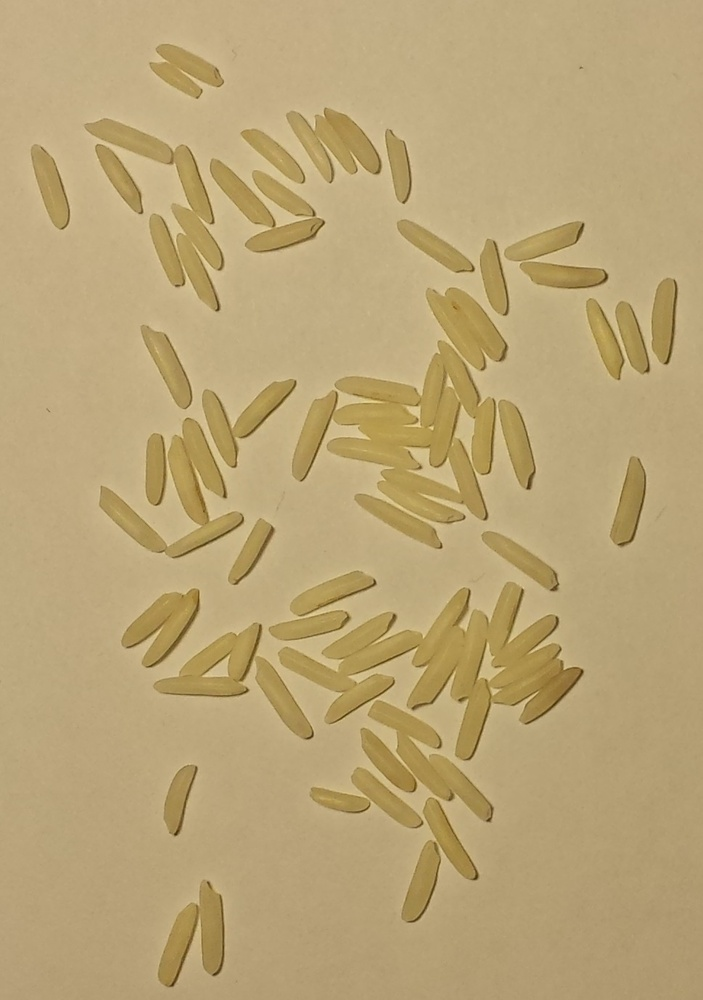
#> input picture w15.jpg, 703 x 1000 px, shrunk from 969 x 1379 before the run, given in place of rice1.jpg, which was not available
$ python ricent.py w15.jpg
#> lines starting #> are read from the running program, lines starting #| are printed output that depends on the picture; after the words box and inside, x2 and y2 are one past the last pixel; in counts of white or black regions, pixels touching at a corner belong together; pictures that were not available may be replaced by others from this repository, and a replacement may not be noted
import cv2
import numpy
import sys

#filename = sys.argv[1]
I = cv2.imread('rice1.jpg', 0)
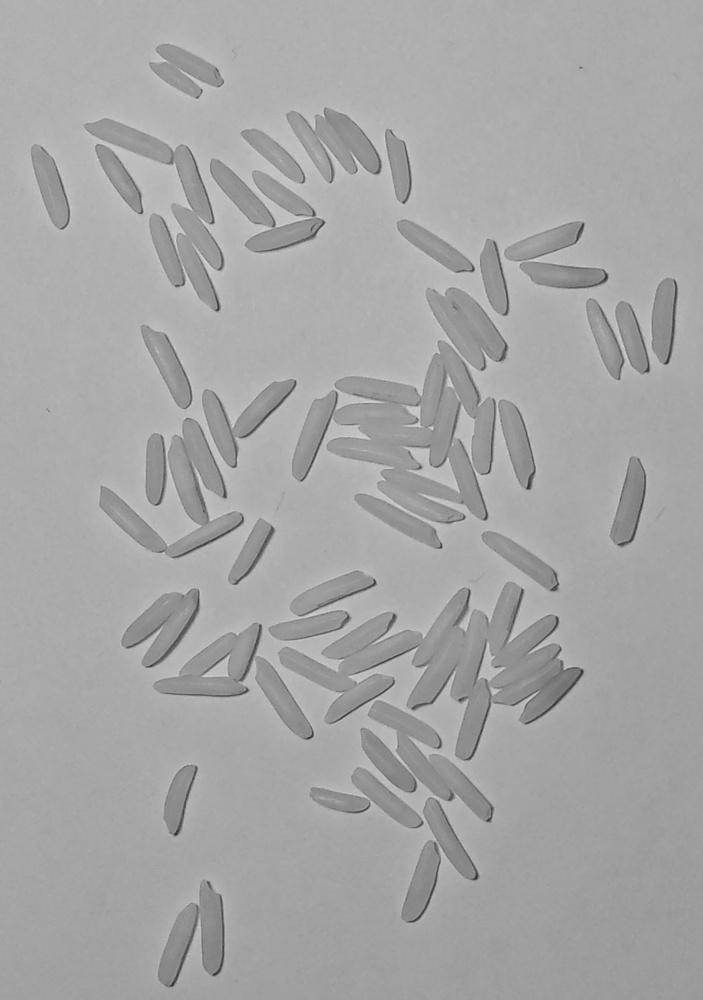
#> I: shape (1000, 703); min 39, max 216, mean 165.5
h,w = I.shape[:2]
#> h = 1000; w = 703
diff = (3,3,3)
mask = numpy.zeros((h+2,w+2),numpy.uint8)
cv2.floodFill(I,mask,(0,0), (255,255,255),diff,diff)
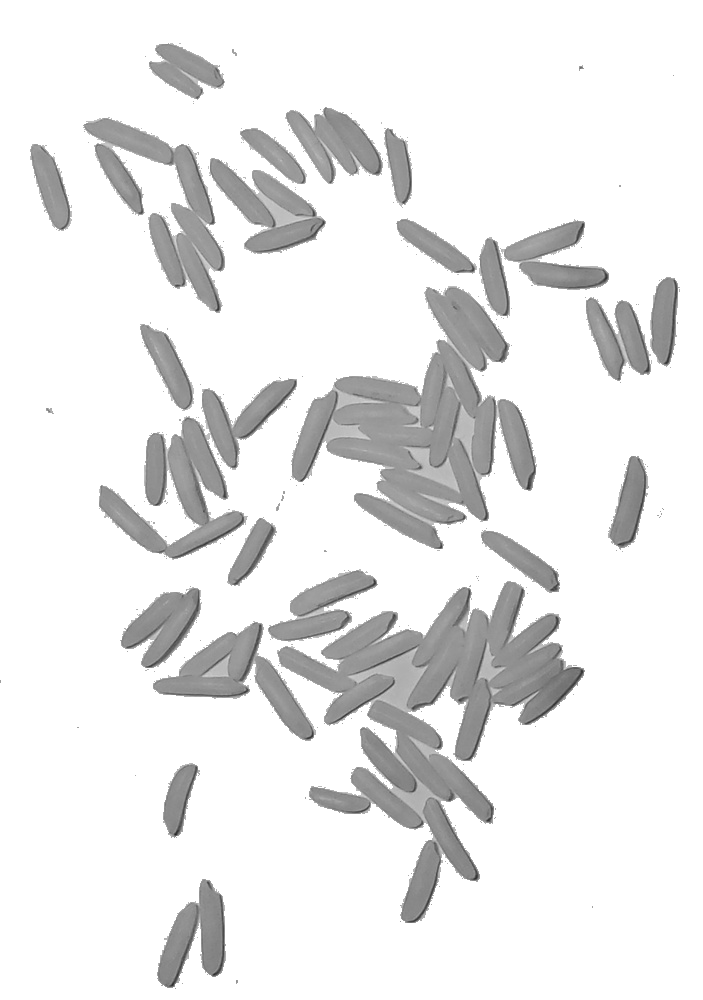
#> I: shape (1000, 703); min 39, max 255, mean 232.3
T,I = cv2.threshold(I,180,255,cv2.THRESH_BINARY)
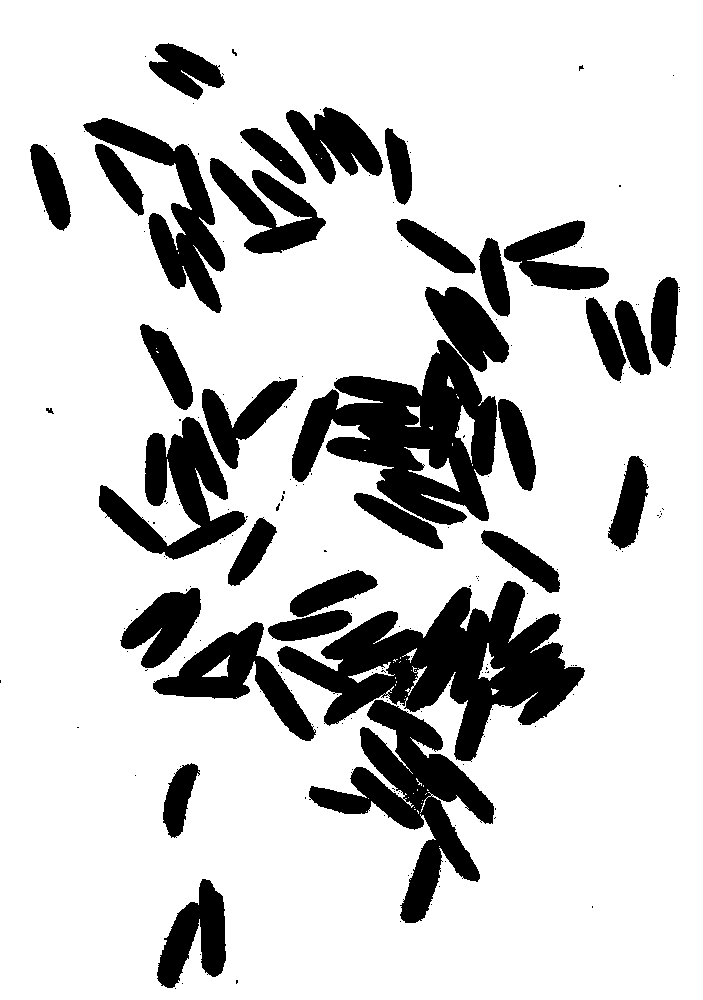
#> I: shape (1000, 703); 80.3% white; 214 black regions (182 under 20 px), largest, box (x1, y1, x2, y2) and area: (292, 287, 509, 525) 23007, (277, 581, 585, 762) 22899, (309, 700, 494, 923) 13502
I = cv2.medianBlur(I, 7)
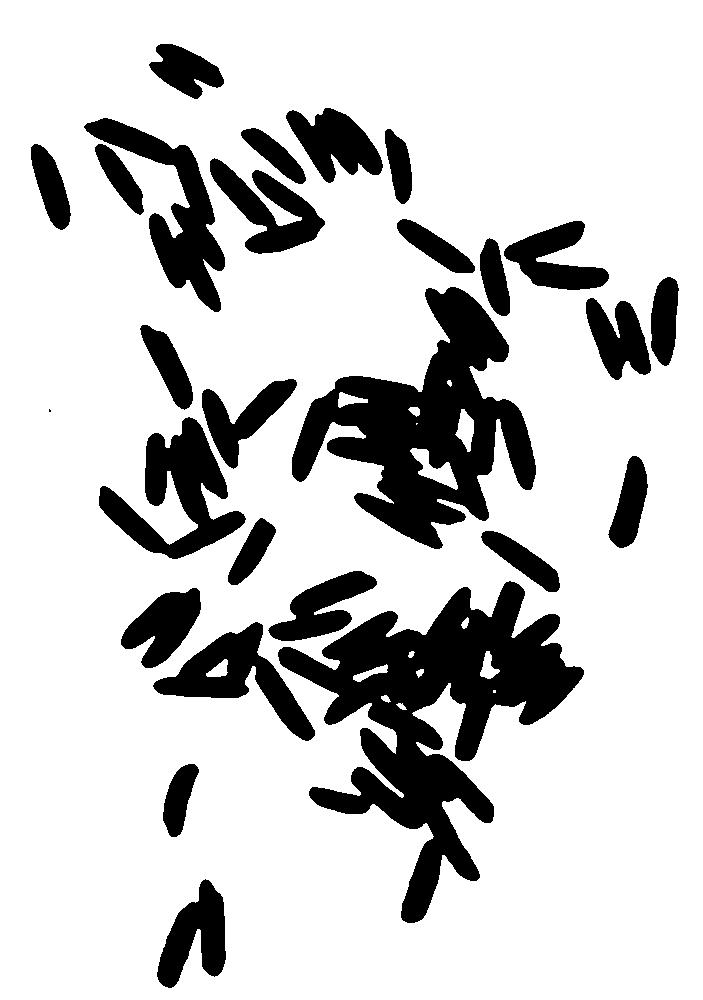
#> I: shape (1000, 703); 80.2% white; 27 black regions (1 under 20 px), largest, box (x1, y1, x2, y2) and area: (278, 581, 584, 923) 37081, (292, 287, 536, 549) 27261, (99, 417, 246, 559) 8499

totalwt = 0
oldlinecount = 0
for y in range(0, h):
    oldc = 0
    linecount = 0
    start = 0
    for x in range(0, w):
        c = I[y,x] < 128;
        if c == 1 and oldc == 0:
            start = x
        if c == 0 and oldc == 1 and (x - start) > 10:
            linecount += 1
        oldc = c
    if oldlinecount != linecount:
        if linecount < oldlinecount:
            totalwt += oldlinecount - linecount
        oldlinecount = linecount
#> after the loop, oldlinecount = 0; totalwt = 81
print (totalwt)
#| 81

$ run again, on w16.jpg
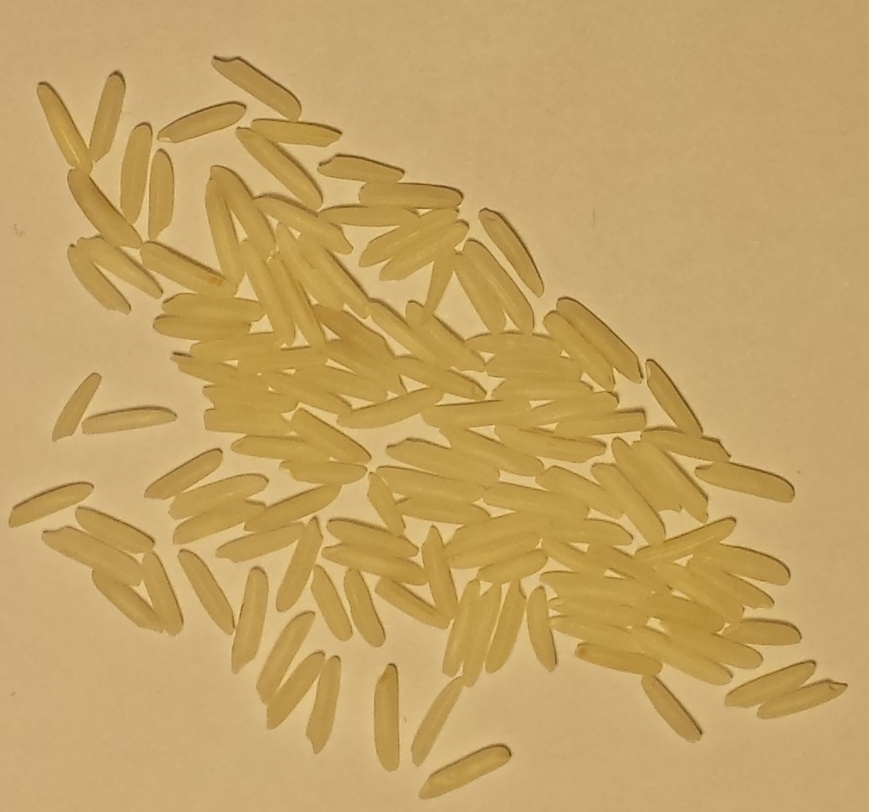
#> input picture w16.jpg, 869 x 812 px, shrunk from 1019 x 953 before the run, given in place of rice1.jpg, which was not available
#> `T,I = cv2.threshold(I,180,255,cv2.THRESH_BINARY)`:
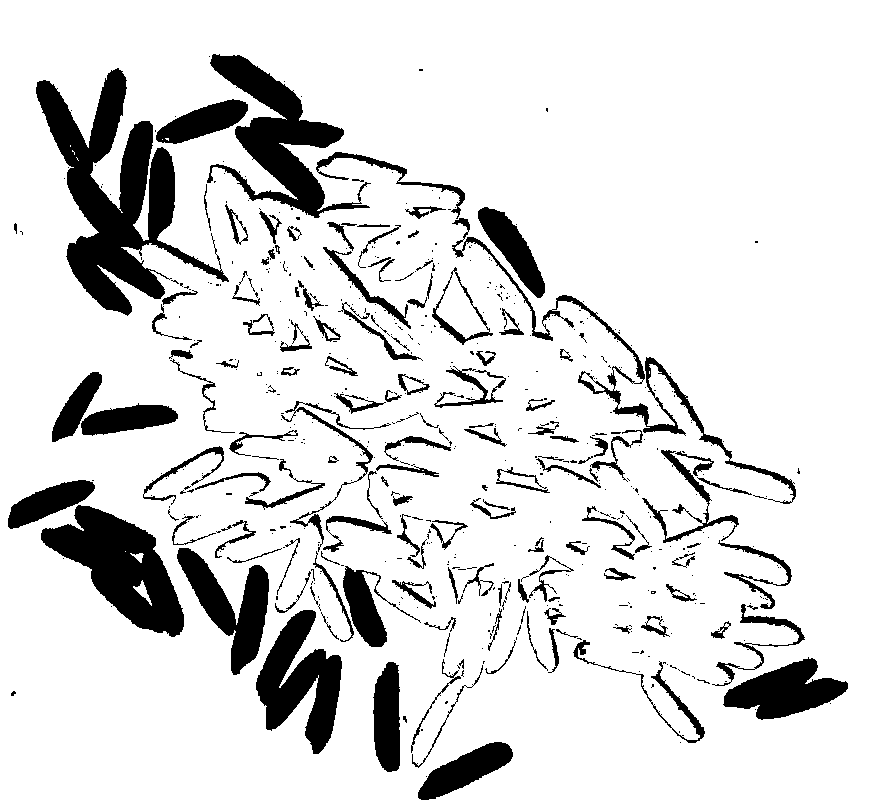
#> I: shape (812, 869); 86.4% white; 574 black regions (422 under 20 px), largest, box (x1, y1, x2, y2) and area: (36, 68, 229, 316) 16267, (41, 505, 184, 637) 8978, (207, 54, 371, 218) 8542
#> `I = cv2.medianBlur(I, 7)`:
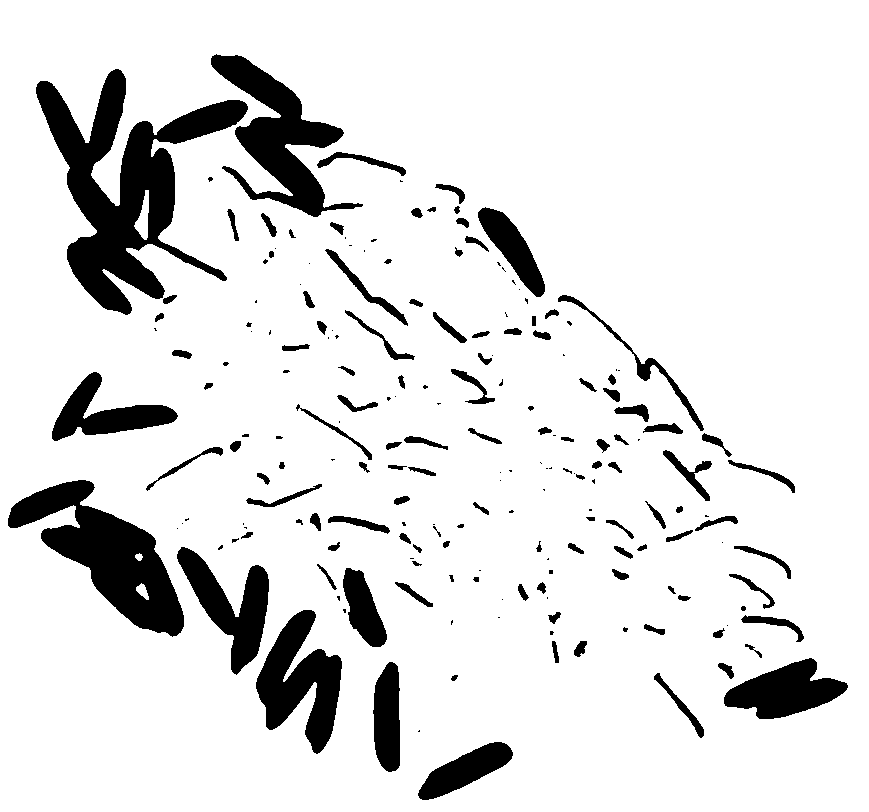
#> I: shape (812, 869); 88.4% white; 199 black regions (78 under 20 px), largest, box (x1, y1, x2, y2) and area: (36, 69, 248, 315) 18492, (8, 480, 184, 637) 11102, (211, 54, 363, 217) 8408
#> after the loop `for y in range(0, h):`: oldlinecount = 0; totalwt = 91
#| 91

$ run again, on w2.jpg
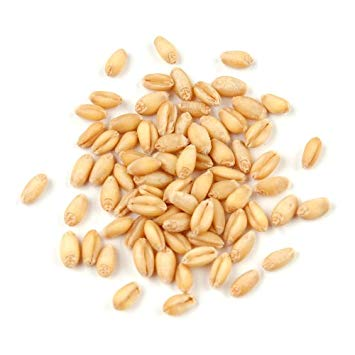
#> input picture w2.jpg, 355 x 355 px, given in place of rice1.jpg, which was not available
#> `T,I = cv2.threshold(I,180,255,cv2.THRESH_BINARY)`:
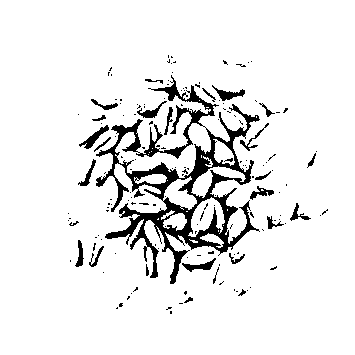
#> I: shape (355, 355); 91.7% white; 161 black regions (134 under 20 px), largest, box (x1, y1, x2, y2) and area: (96, 75, 260, 284) 7793, (79, 125, 109, 149) 207, (212, 85, 245, 101) 192
#> `I = cv2.medianBlur(I, 7)`:
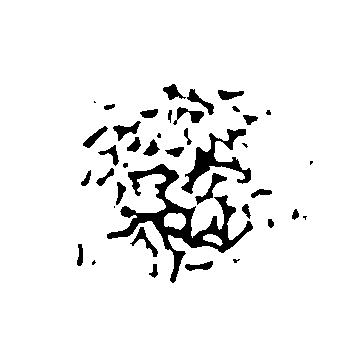
#> I: shape (355, 355); 93.4% white; 40 black regions (8 under 20 px), largest, box (x1, y1, x2, y2) and area: (107, 164, 253, 283) 3442, (181, 129, 251, 194) 1245, (195, 173, 227, 205) 253
#> after the loop `for y in range(0, h):`: oldlinecount = 0; totalwt = 39
#| 39
